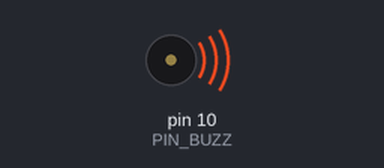
Recording of a sketch running on a simulated Arduino Uno, built with avr-gcc and run on an emulated ATmega328P. Parts: buzzer (waves = sounding).

Above: at 0.2 s.
Timing chart, 0 to 3.5 s (numbered marks = the images above):
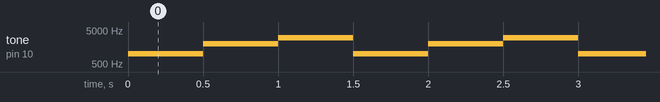

The sketch:

sketch_may25a.ino
```cpp
#define PIN_BUZZ (10)

void initBuzz()
{
   pinMode(PIN_BUZZ, OUTPUT);
}

void playMelody()
{
  tone(PIN_BUZZ, 1000); //1kHz
  delay(500);
  tone(PIN_BUZZ, 2000); //2kHz
  delay(500);
  tone(PIN_BUZZ, 3000);
  delay(500);
}

void stopMelody()
{
  noTone(PIN_BUZZ);
}

void setup()
{
  initBuzz();
}

void loop()
{
  playMelody();
  stopMelody();
}
```

Measured:
- by itself, tone on pin 10 (PIN_BUZZ): repeats every 1.5 s: 2000 Hz 0.50 s, 3000 Hz 0.50 s, 1000 Hz 0.50 s
